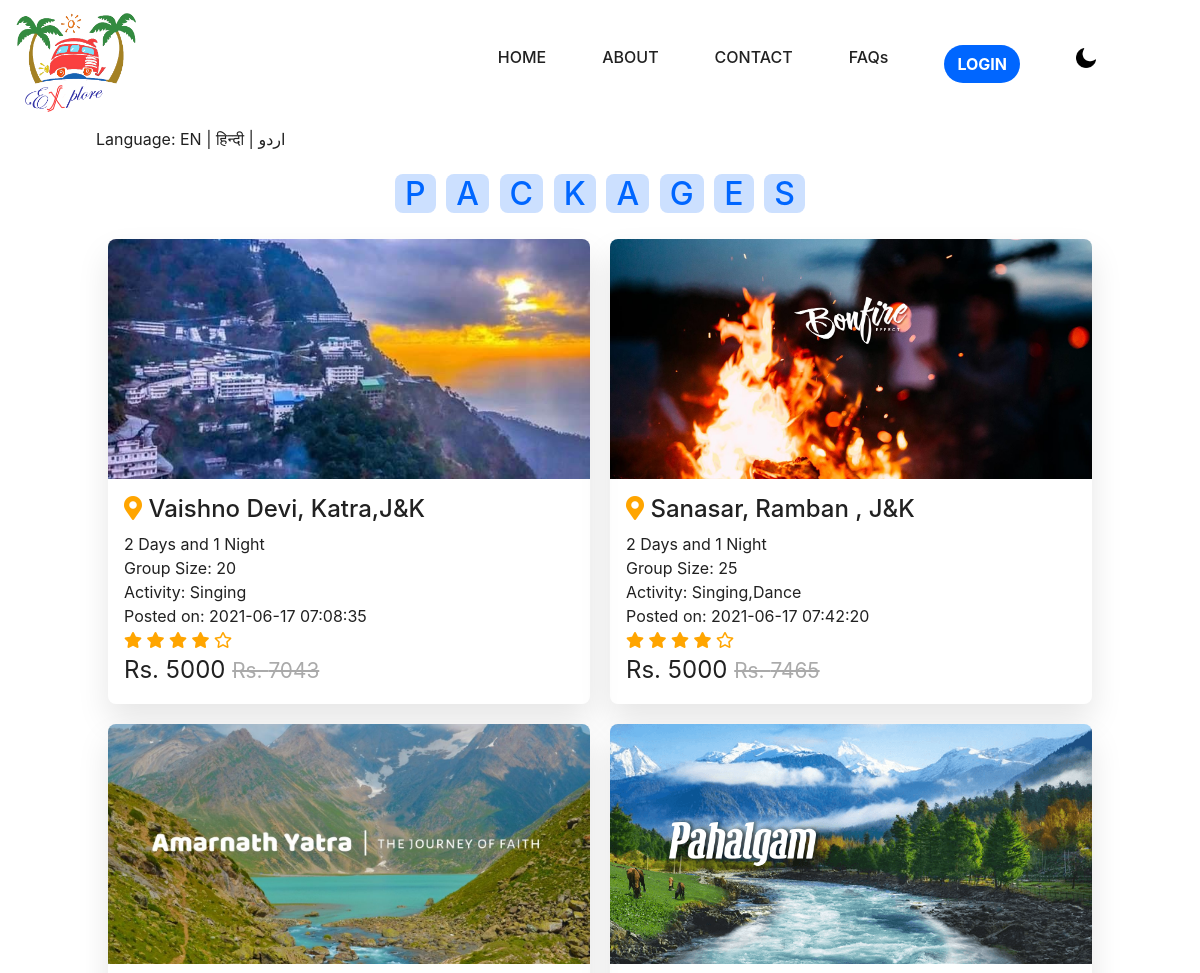
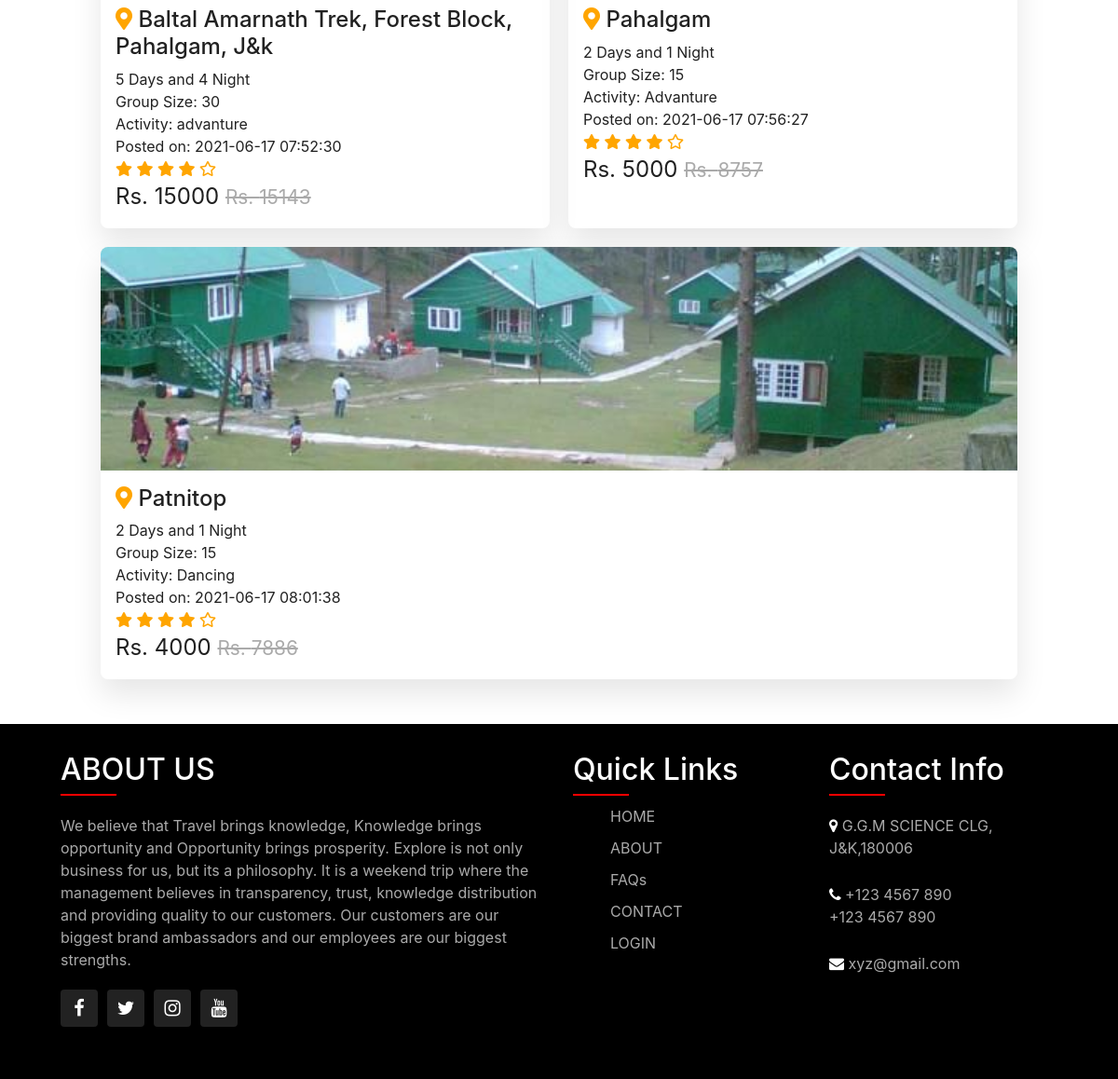
Screenshot of /weekend/packages.php with the database file from the repository (2 pictures, top to bottom).
### tables this page shows
CREATE TABLE `weekend_plans` (
  `plan_id` smallint(8) UNSIGNED NOT NULL,
  `trip_name` varchar(30) NOT NULL,
  `pickup_point` varchar(80) NOT NULL,
  `arrival_time` char(10) NOT NULL,
  `start_date` date DEFAULT NULL,
  `end_date` date DEFAULT NULL,
  `destination` varchar(50) DEFAULT NULL,
  `fee_charges` smallint(7) UNSIGNED DEFAULT NULL,
  `members` char(2) NOT NULL,
  `cmn_interest` varchar(20) NOT NULL,
  `stay_address` varchar(60) DEFAULT NULL,
  `post_date` timestamp NOT NULL DEFAULT current_timestamp(),
  `booking_member` char(2) NOT NULL,
  `map` varchar(255) NOT NULL,
  `note` varchar(255) NOT NULL
);

CREATE TABLE `trip_gallery` (
  `gallery_id` smallint(8) UNSIGNED NOT NULL,
  `plan_id` smallint(8) UNSIGNED NOT NULL,
  `source` varchar(40) NOT NULL
);

### weekend/select_lang.php (called while the page is built, shortened)
<?php
 if (isset($_GET['lang'])) {
     $set_lang=$_GET['lang'];
  }else{
    $set_lang='en';
  }
  $lang=array();
if ($set_lang=='en') {
  $lang['lang']='Language';
  $lang['home']='HOME';
  $lang['about']='ABOUT';
  $lang['contact']='CONTACT';
  $lang['faq']='FAQs';
  $lang['login']='LOGIN';
  $lang['enroll']='Enroll Yourself';
  $lang['explore']='Explore the Unexplored';
  $lang['weekend']='Weekend Planer';
  $lang['enjoy']='Enjoy trips with new friends.';
  $lang['popular']='Popular Places';
  $lang['see']='see the most featured places';
  $lang['1']='KATRA VAISHNO DEVI';
  $lang['believe']='We believe that Travel brings knowledge, Knowledge brings opportunity and Opportunity brings prosperity';
  $lang['2']='SRINAGAR';
  $lang['3']='PATNITOP';
  $lang['visit']='visit now!';
  $lang['about_us']='ABOUT US';
  $lang['world']='Explore The World With Us';
  $lang['why']='Why Choose Us?';
  $lang['travel']='We believe that Travel brings knowledge, Knowledge brings opportunity and Opportunity brings prosperity. It is a weekend trip where the management believes in transparency, trust, knowledge distribution and providing quality to our customers.';
  $lang['read']='Read more';
  $lang['about_p']='We believe that Travel brings knowledge, Knowledge brings opportunity and Opportunity brings prosperity. Explore is not only business for us, but its a philosophy. It is a weekend trip where the management believes in transparency, trust, knowledge distribution and providing quality to our customers. Our customers are our biggest brand ambassadors and our employees are our biggest strengths.';
  $lang['about_p1']='There is no such website which schedules weekend trip for like minded people.
               You can plan trips with your friends but going on trips with strangers having same hobbies as yours is not something you can do on your own this where our website provides you this facility so you can enjoy a wonderful trip with some like minded people within your city.';
   $lang['about_p2']='This website allow customers to easily access all the information and details needed to make their  arrangements. With all the information at their fingertips, customers can make decisions at their convenience. It involves online booking  the process into a pain-free, step-by-step booking experience, which they can do at any time. This allow you to keep track of how consumers decide to spend their money.';
   $lang['Quick_Links']='Quick Links' ;
   $lang['Contact_Info']='Contact Info';
   $lang['CONTACT_US']='CONTACT US';
   $lang['address']='Address';
   $lang['mail']='E-Mail';
   $lang['phone']='Phone';
   $lang['touch']='Get in touch';
   $lang['full_name']='Full Name';
   $lang['message']='Message';
   $lang['Forgot_Password']='Forgot Password?';
   $lang['s_login']='Login';
   $lang['enter_pswd']='Enter Password*';
   $lang['Password']='Password';
   $lang['Enter_Email_Id']='Enter Email*';
   $lang['Email_Id']='Email Id';
   $lang['Welcome']='Welcome';
   $lang['Login_Here']='Login Here';
   $lang['package_p']='You can plan trips with your friends but going on trips with strangers having same hobbies as yours is not something you can do on your own';
   $lang['Srinagar']='Srinagar';
   $lang['Katra']='KATRA';
   $lang['patnitop']='PATNITOP';
   $lang['srinagar']='SRINAGAR';
   $lang['mansar']='MANSAR';
   $lang['bhaderwah']='BHADERWAH';
   $lang['book_now']='Book now';
   $lang['P']='P';
   $lang['A']='A';
   $lang['C']='C';
   $lang['K']='K';
   $lang['G']='G';
   $lang['E']='E';
   $lang['S']='S';
   $lang['R']='R';
   $lang['V']='V';
}
?>

### weekend/php/code.php (called while the page is built, shortened)
<?php
abstract class clsConnection
{
    public function __construct()
    {
        $dbHost="localhost";
        $dbName="explore";
        $dbUser="root";
        $dbPassword="";
        try
        {
            $this->dbConn= new PDO("mysql:host=$dbHost;dbname=$dbName",$dbUser,$dbPassword);
        }
        catch(PDOException $e)
        {
            Echo "Connection failed" . $e->getMessage();
        }
    }
}
class clsWeekendPlans extends clsConnection implements I_WeekendPlans
{
     public function ShowWeekendPlans(){
        try{
             $sql="SELECT * FROM weekend_plans";
             $stmt=$this->dbConn->prepare($sql);
             $stmt->execute();
             $result=$stmt->fetchAll();
           return $result;
        }
        catch (PDOException $e){
            echo "Show Weekend plans Error:".$e->getMessage();
        }
    }
}
class clsTripGallery extends clsConnection implements I_TripGallery
{
     public function Gallery($plan_id){
        try{
             $sql="SELECT * FROM trip_gallery WHERE plan_id=:plan_id";
             $stmt=$this->dbConn->prepare($sql);
             $stmt->bindParam(':plan_id',$plan_id);
             $stmt->execute();
             $result=$stmt->fetchAll();
           return $result;
        }
        catch (PDOException $e){
            echo "Gallery Error:".$e->getMessage();
        }
    }
}
?>

### weekend/packages.php (the view, shortened to what this page needs)
<?php session_start();
     require_once('php/code.php');
 ?>
 <!DOCTYPE html>
<html>
<head>
<?php include 'links/links.php' ?>
    <link rel="stylesheet" href="css/footer.css">
    <link rel="stylesheet" href="css/packages.css">
</head>
<body>
    <div class="container-fluid nav-container">
            <?php include 'navbar.php' ?>
              <div class="lang_btn">
               <?php echo $lang['lang']; ?>: <a href="packages.php?lang=en">EN | </a><a href="packages.php?lang=hi">हिन्दी</a><a href="packages.php?lang=ur"> | اردو</a>
              </div>
  <section class="packages" id="packages">
    <h1 class="pac-heading">
     <?php if($set_lang=='en'){ ?>
        <span><?php echo $lang['P']; ?></span>
        <span><?php echo $lang['A']; ?></span>
        <span><?php echo $lang['C']; ?></span>
        <span><?php echo $lang['K']; ?></span>
        <span><?php echo $lang['A']; ?></span>
        <span><?php echo $lang['G']; ?></span>
        <span><?php echo $lang['E']; ?></span>
        <span><?php echo $lang['S']; ?></span>
      <?php  }
       ?>
    </h1>
    <div class="box-container">
         <?php
                 $FunObj=new clsWeekendPlans();
                 $result=$FunObj->ShowWeekendPlans();
                $Obj=new clsTripGallery();
                 foreach ($result as $data) {
                  $plan_id=$data['plan_id'];
                   $sol=$Obj->Gallery($plan_id);
                   ?>
        <div class="box">
                <?php
                     foreach ($sol as $row){
                      $source=$row['source'];
                      break;
                      }
                    ?>
            <img src="img/<?php echo $source; ?>" alt="">
               <?php
                     $date1=date_create($data['start_date']);
                     $date2=date_create($data['end_date']);
                      $diff=date_diff($date1,$date2);
                      $day=$diff->format("%a");
                       $night=$day-1;
                          ?>
            <div class="content">
                <h3> <i class="fas fa-map-marker-alt"></i> <?php echo $data['destination']; ?> </h3>
                <p> <?php echo $day; ?> <?php echo $lang['day']; ?> <?php echo $night; ?> <?php echo $lang['night']; ?></p>
                <p> <?php echo $lang['group']; ?>: <?php echo $data['members']; ?></p>
                <p> <?php echo $lang['act']; ?>: <?php echo $data['cmn_interest']; ?></p>
                <p> <?php echo $lang['post']; ?>: <?php echo $data['post_date']; ?></p>
                <div class="stars">
                    <i class="fas fa-star"></i>
                    <i class="fas fa-star"></i>
                    <i class="fas fa-star"></i>
                    <i class="fas fa-star"></i>
                    <i class="far fa-star"></i>
                </div>
                <?php $fee=$data['fee_charges'];
                      $extra=rand(100,5000);
                      $sum=$fee+$extra;
                ?>
                <div class="price"> <?php echo $lang['rs']; ?> <?php echo $data['fee_charges']; ?> <span>Rs. <?php echo $sum; ?></span> </div>
            </div>
        </div>
           <?php
                  }
              ?>
    </div>
   </section>
<footer>
   <div class="container-fluid">
       <div class="row">
           <div class="col-lg-6">
              <h2><?php echo $lang['about_us']; ?></h2>
              <p> <?php echo $lang['about_p']; ?></p>
           <ul class="soc-links">
               <li><a href="#"><i class="fa fa-facebook" aria-hidden="true"></i></a></li>
               <li><a href="#"><i class="fa fa-twitter" aria-hidden="true"></i></a></li>
               <li><a href="#"><i class="fa fa-instagram" aria-hidden="true"></i></a></li>
               <li><a href="#"><i class="fa fa-youtube" aria-hidden="true"></i></a></li>
           </ul>
           </div>
           <div class="col-lg-3">
              <h2><?php echo $lang['Quick_Links']; ?></h2>
              <ul>
                  <li><a href="index.php?lang=<?php echo $set_lang; ?>"><?php echo $lang['home']; ?></a></li>
                  <li><a href="about.php?lang=<?php echo $set_lang; ?>"><?php echo $lang['about']; ?></a></li>
                  <li><a href="faq.php?lang=<?php echo $set_lang; ?>"><?php echo $lang['faq']; ?></a></li>
                  <li><a href="contact.php?lang=<?php echo $set_lang; ?>"><?php echo $lang['contact']; ?></a></li>
                  <li><a href="login.php?lang=<?php echo $set_lang; ?>"><?php echo $lang['login']; ?></a></li>
              </ul>
           </div>
           <div class="col-lg-3">
               <h2><?php echo $lang['Contact_Info']; ?></h2>
                <p class="contact-p">
                  <i class="fa fa-map-marker"></i>
                      G.G.M SCIENCE CLG, <br>
                          J&K,180006
                </p>
                  <p class="contact-p">
                   <i class="fa fa-phone"></i>
                      +123 4567 890
                      <br>+123 4567 890
                  </p>
                  <p class="contact-p">
                   <i class="fa fa-envelope"></i>
                     xyz@gmail.com
                 </p>
           </div>
       </div>
   </div>
</footer>
 </div>
</body>
</html>

### weekend/links/links.php (shortened to what this page needs)
 <link rel="stylesheet" href="https://maxcdn.bootstrapcdn.com/bootstrap/4.5.2/css/bootstrap.min.css">
 <link rel="stylesheet" href="https://use.fontawesome.com/releases/v5.7.0/css/all.css">
<link rel="stylesheet" href="https://cdnjs.cloudflare.com/ajax/libs/font-awesome/4.7.0/css/font-awesome.min.css">
<link rel="stylesheet" href="https://cdnjs.cloudflare.com/ajax/libs/font-awesome/4.7.0/css/font-awesome.min.css">
      <link rel="stylesheet" href="https://cdnjs.cloudflare.com/ajax/libs/OwlCarousel2/2.3.4/assets/owl.carousel.min.css">

### weekend/navbar.php (shortened to what this page needs)
<?php  include'select_lang.php';?>
 <nav class="navbar navbar-expand-lg ">
               <a class="navbar-brand" href="#">
                 <img src="img/car.png" class="logo">
               </a>
               <div class="collapse navbar-collapse" id="collapsibleNavbar">
                  <ul class="navbar-nav">
                   <li class="nav-item">
                      <a class="nav-link" href="index.php?lang=<?php echo $set_lang; ?>"><?php echo $lang['home']; ?></a>
                   </li>
                   <li class="nav-item">
                     <a class="nav-link" href="about.php?lang=<?php echo $set_lang; ?>"><?php echo $lang['about']; ?></a>
                   </li>
                     <li class="nav-item">
                     <a class="nav-link" href="contact.php?lang=<?php echo $set_lang; ?>"><?php echo $lang['contact']; ?></a>
                   </li>
                   <li class="nav-item">
                     <a class="nav-link" href="faq.php?lang=<?php echo $set_lang; ?>"><?php echo $lang['faq']; ?></a>
                   </li>
                   <li class="nav-item">
                     <a class="nav-link" href="login.php?lang=<?php echo $set_lang; ?>"><button class="btn log-in"><?php echo $lang['login']; ?></button></a>
                   </li>
                   <li class="nav-item">
                     <a class="nav-link" href="#"><img src="img/moon.png" id="icon"></a>
                   </li>
                 </ul>
               </div>
             </nav>

### weekend/explore/css/footer.css (style rules this page uses)
footer { width:100%; background: #000; color: #fff; padding:30px 50px; }
footer p { color:#aaa; padding-top: 10px; }
footer h2 { padding-bottom: 10px; }
footer ul li { list-style: none; margin-bottom: 10px; }
footer ul li a { color: #aaa; }
footer i { color: #fff; }
footer h2:before { content: ''; position: absolute; top:45px; left: 15px; width: 60px; height: 2px; background: #f00; }
footer .soc-links { margin-top: 20px; padding-left: 0; display: flex; }
footer .soc-links li { list-style: none; }
footer .soc-links a { display: inline-block; width: 40px; height: 40px; background: #222; display: flex; justify-content: center; align-items: center; margin-right: 10px; text-decoration: none; border-radius: 4px; }
footer .soc-links a .fa { color: #fff; font-size: 20px; }

### weekend/explore/css/packages.css (style rules this page uses)
:root { --blue:#0066FF; --primary-color:#fff; --secondary-color:#212121; --tertiary-color:#cce0ff; --shade:rgba(0,0,0,.1); }
body { background:var(--primary-color); }
.nav-container { width:100%; padding: 0px 0px; overflow-x: hidden; }
.logo { width: 120px; cursor: pointer; }
.collapse { justify-content: flex-end; }
nav { width: 95%; }
nav ul li { padding: 0 20px; font-size: 16px; font-weight: 500; transition: 1s ease-in-out; }
nav ul li a { color:var(--secondary-color); }
.lang_btn { margin-left:6rem; color: var(--secondary-color); }
.lang_btn a { color: var(--secondary-color); }
#icon { width: 20px; }
.log-in { background:#0066FF; border-radius: 25px; color: #fffF; font-size: 16px; font-weight: bold; outline-style: none; box-shadow: none; }
.packages { padding:0rem 9%; padding-bottom: 3rem; width: 100%; overflow-x: hidden; }
.pac-heading { text-align: center; padding:1rem 0; }
.pac-heading span { font-size: 2rem; background:var(--tertiary-color); color:var(--blue); border-radius: .5rem; padding:0 10px; }
.packages .box-container { display: flex; flex-wrap: wrap; gap:20px; }
.packages .box-container .box { flex:1 1 20rem; border-radius: .5rem; overflow: hidden; box-shadow: 0 1rem 2rem var(--shade); }
.packages .box-container .box img { height: 15rem; width:100%; object-fit: cover; }
.packages .box-container .box .content { padding:1rem; }
.packages .box-container .box .content h3 { font-size:1.5rem; color:var(--secondary-color); }
.packages .box-container .box .content h3 i { color:orange; }
.packages .box-container .box .content p { font-size:1rem; color:var(--secondary-color); margin-bottom: 0; }
.packages .box-container .box .content .stars i { font-size:1rem; color:orange; }
.packages .box-container .box .content .price { font-size: 1.5rem; color:var(--secondary-color); }
.packages .box-container .box .content .price span { color:#aaa; font-size: 1.3rem; text-decoration: line-through; }

### rows the page displays
weekend_plans: trip_gallery.source (picture), destination "Vaishno Devi, Katra,J&K", day "2", night "1", members "20", cmn_interest "Singing", post_date "2021-06-17 07:08:35", fee_charges "5000"
weekend_plans: trip_gallery.source (picture), destination "Sanasar, Ramban , J&K", day "2", night "1", members "25", cmn_interest "Singing,Dance", post_date "2021-06-17 07:42:20", fee_charges "5000"
weekend_plans: trip_gallery.source (picture), destination "Baltal Amarnath Trek, Forest Block, Pahalgam, J&k", day "5", night "4", members "30", cmn_interest "advanture", post_date "2021-06-17 07:52:30", fee_charges "15000"
weekend_plans: trip_gallery.source (picture), destination "Pahalgam", day "2", night "1", members "15", cmn_interest "Advanture", post_date "2021-06-17 07:56:27", fee_charges "5000"
weekend_plans: trip_gallery.source (picture), destination "Patnitop", day "2", night "1", members "15", cmn_interest "Dancing", post_date "2021-06-17 08:01:38", fee_charges "4000"

### other values shown
$lang['home'] "HOME"
$lang['about'] "ABOUT"
$lang['contact'] "CONTACT"
$lang['faq'] "FAQs"
$lang['login'] "LOGIN"
$lang['lang'] "Language"
$lang['P'] "P"
$lang['A'] "A"
$lang['C'] "C"
$lang['K'] "K"
$lang['G'] "G"
$lang['E'] "E"
$lang['S'] "S"
$lang['about_us'] "ABOUT US"
$lang['Quick_Links'] "Quick Links"
